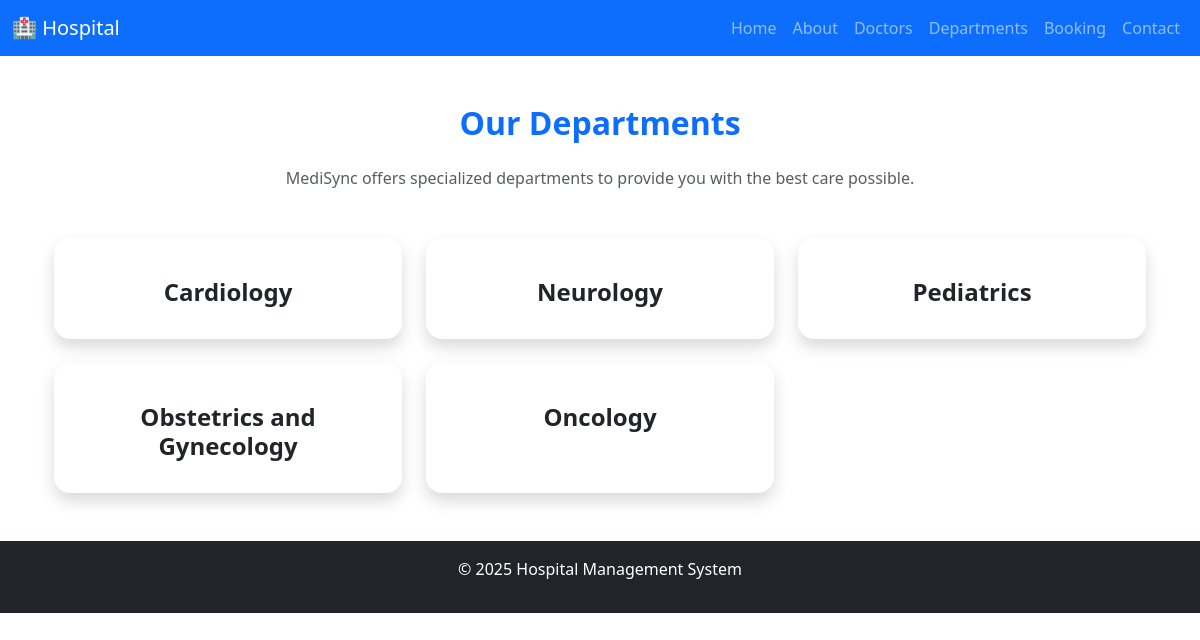
Page /department/ on the committed database.
### home/models.py (models this page shows, shortened)
class Department(models.Model):
    dep_name = models.CharField(max_length=50)
    dep_description = models.TextField()

### home/views.py (the view)
# urls.py: path('department/', views.department_view, name='department'),
def department_view(request):
    departments = Department.objects.all()
    return render(request, 'department.html', {'dept': departments})

### home/templates/department.html (shortened to what this page needs)
{% extends 'base.html' %}
{% block content %}
<div class="container my-5">
  <h2 class="text-center fw-bold text-primary mb-4">Our Departments</h2>
  <p class="text-center text-muted mb-5">
    MediSync offers specialized departments to provide you with the best care possible.
  </p>
  <div class="row g-4">
    {% for d in dept %}
    <div class="col-md-6 col-lg-4">
      <div class="card h-100 shadow border-0 rounded-4">
        <div class="card-body text-center p-4">
          <h4 class="card-title fw-bold text-dark">{{ d.dep_name }}</h4>
        </div>
      </div>
    </div>
    {% endfor %}
  </div>
</div>
{% endblock %}

### rows in the picture
Department: dep_name "Cardiology"
Department: dep_name "Neurology"
Department: dep_name "Pediatrics"
Department: dep_name "Obstetrics and Gynecology"
Department: dep_name "Oncology"
